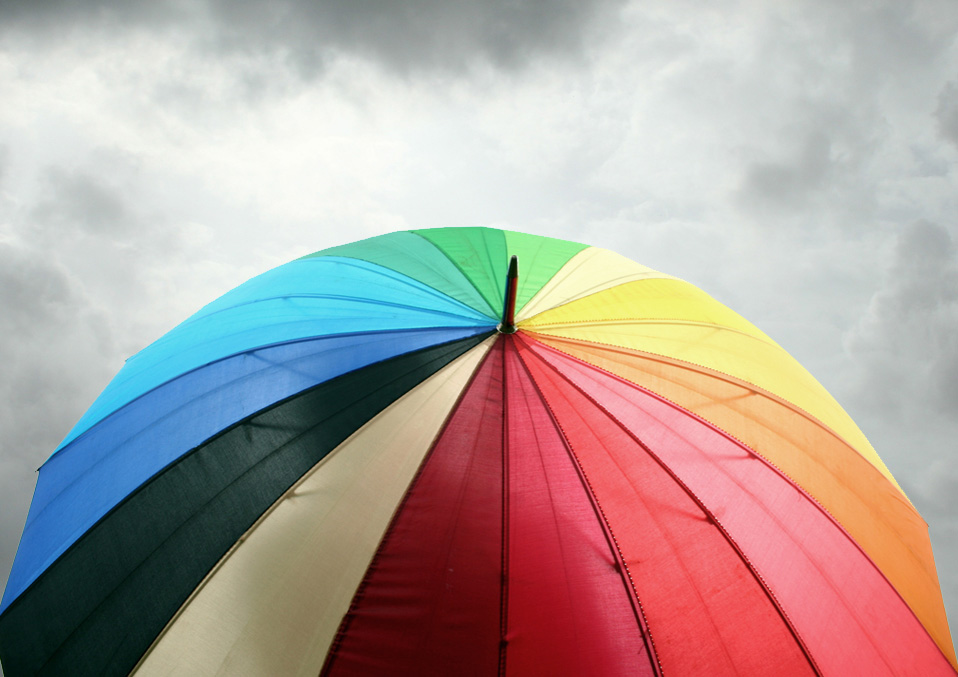
#> input picture Images/colorful_umbrella.jpg, 958 x 677 px
$ python opencv_ms_point_processing.py
#> lines starting #> are read from the running program, lines starting #| are printed output that depends on the picture
import cv2
import numpy as np
from matplotlib import pyplot as plt

pic = cv2.imread("./Images/colorful_umbrella.jpg",
                 cv2.IMREAD_UNCHANGED)  # color
#> pic is the input picture: shape (677, 958, 3); mean B, G, R 157.1, 161.5, 176.4
# pic = cv2.imread("./Images/New_Zealand_Lake.jpg", 0) #gray
# cv2.imshow('normal', pic)
pic = pic[:, :, ::-1]


def makeSubplot(pic, title='normal', x=2, y=2, i=1):
    plt.subplot(x, y, i),
    plt.imshow(pic),
    plt.title(title),
    plt.xticks([]), plt.yticks([])


makeSubplot(pic, 'normal', 2, 2, 1)

piclowercontrast = (pic/2).astype('uint8')
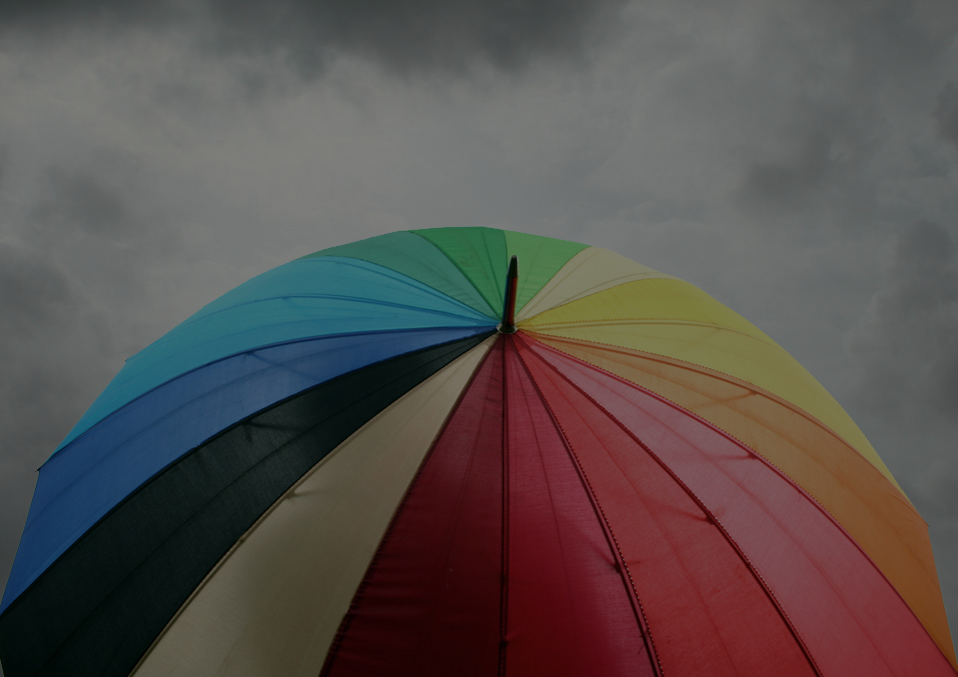
#> piclowercontrast: shape (677, 958, 3); mean R, G, B 88, 80.5, 78.3
makeSubplot(piclowercontrast, 'lower contrast', 2, 2, 2)

to_add = 100
# piclighter = pic
# piclighter[piclighter > (255-to_add)] = 255 - to_add
# piclighter += to_add
# makeSubplot(piclighter, 'lighter picture', 2, 2, 3)
piclighter = np.array(pic, dtype=np.uint64) + to_add
np.clip(piclighter, 0, 255, out=piclighter)
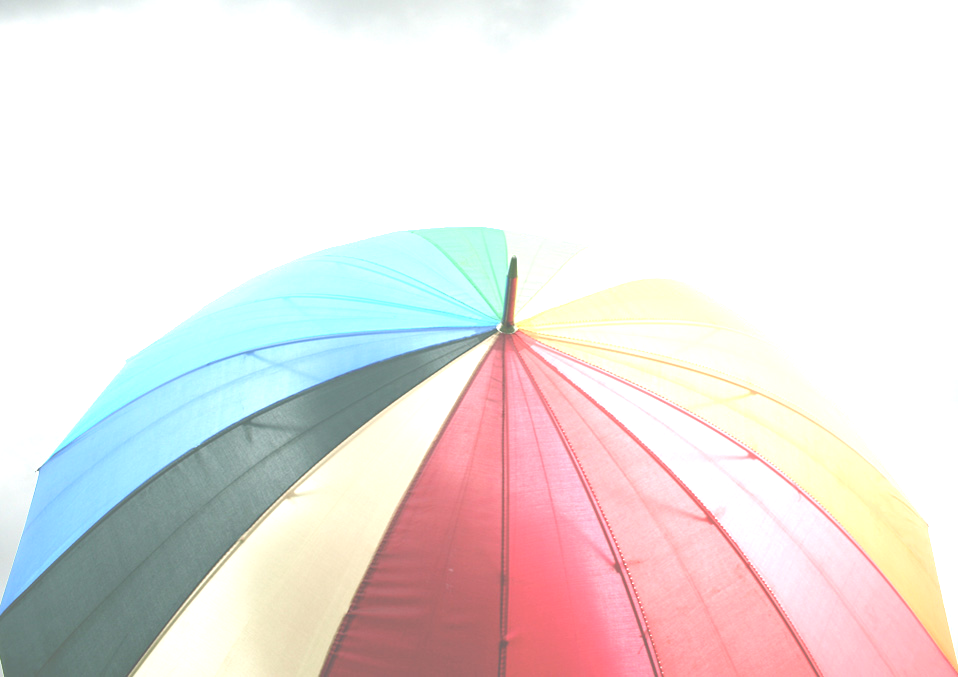
#> piclighter: shape (677, 958, 3) uint64; mean R, G, B 233.6, 226.7, 225.1
makeSubplot(piclighter.astype('uint8'), 'lighter picture', 2, 2, 3)

picinverted = 255-pic
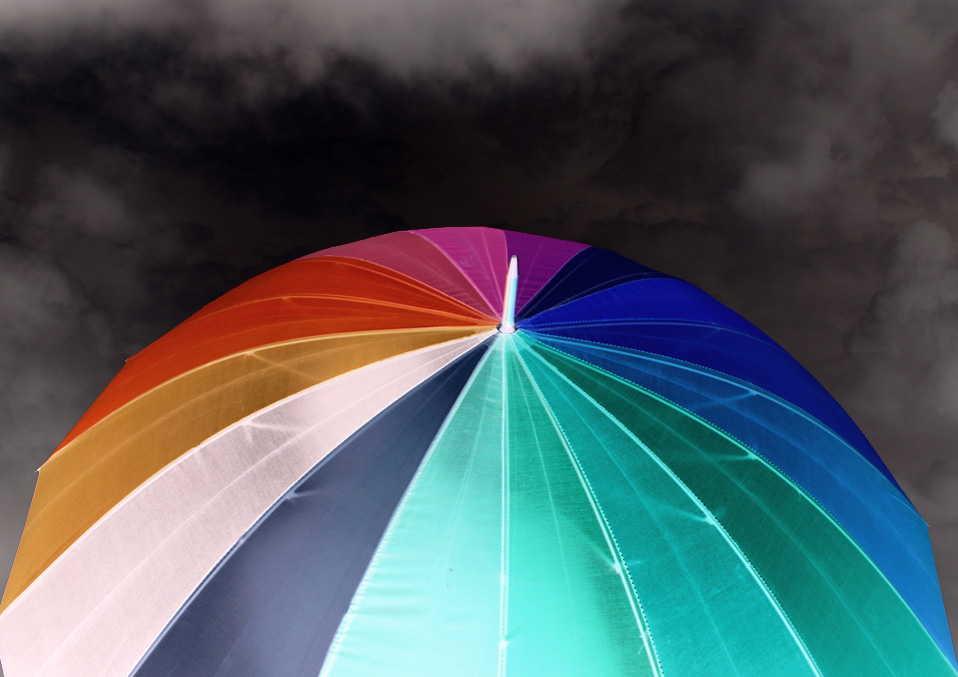
#> picinverted: shape (677, 958, 3); mean R, G, B 78.6, 93.5, 97.9
makeSubplot(picinverted, 'inverted picture', 2, 2, 4)

plt.show()
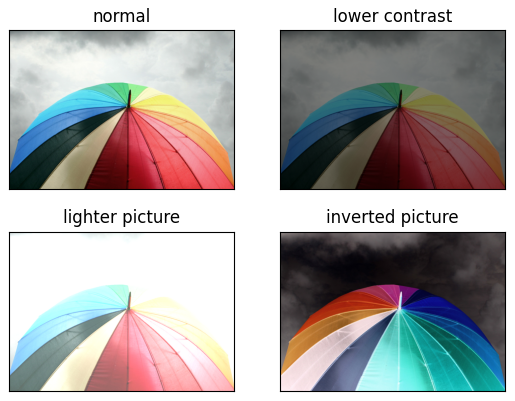
#> figure drawn by matplotlib, 4 panels
cv2.waitKey(0)
cv2.destroyAllWindows()

$ run again, with Images/New_Zealand_Lake.jpg copied over Images/colorful_umbrella.jpg
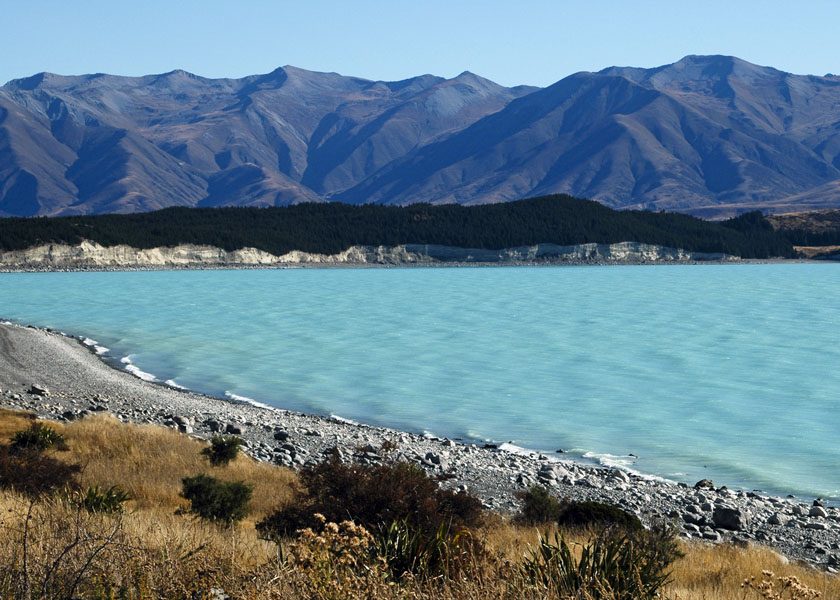
#> input picture Images/New_Zealand_Lake.jpg, 840 x 600 px
#> pic is the input picture: shape (600, 840, 3); mean B, G, R 140.2, 126.7, 100.9
#> `picinverted = 255-pic`:
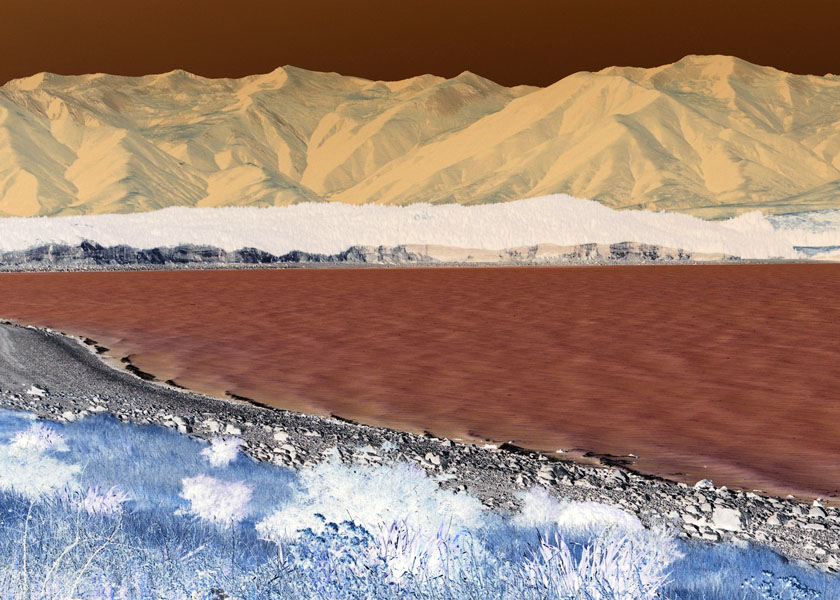
#> picinverted: shape (600, 840, 3); mean R, G, B 154.1, 128.3, 114.8
#> `plt.show()`:
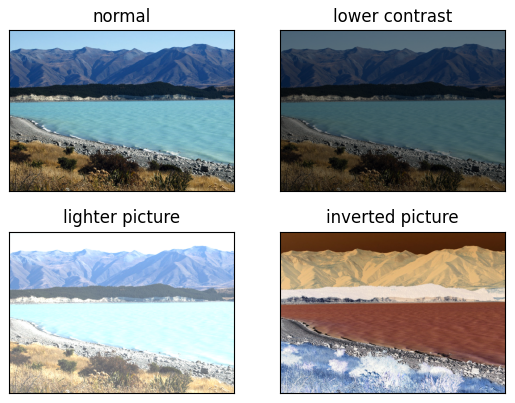
#> figure drawn by matplotlib, 4 panels

$ run again, with Images/canada.jpg copied over Images/colorful_umbrella.jpg
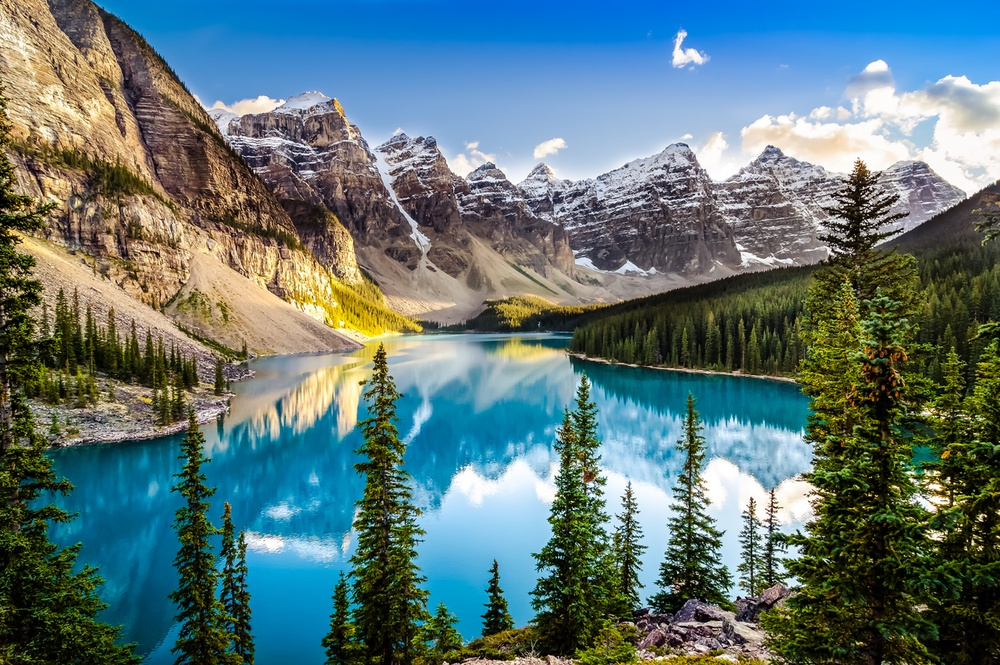
#> input picture Images/canada.jpg, 1000 x 665 px, shrunk from 1255 x 835 before the run
#> pic is the input picture: shape (665, 1000, 3); mean B, G, R 118.6, 117.9, 93.8
#> `picinverted = 255-pic`:
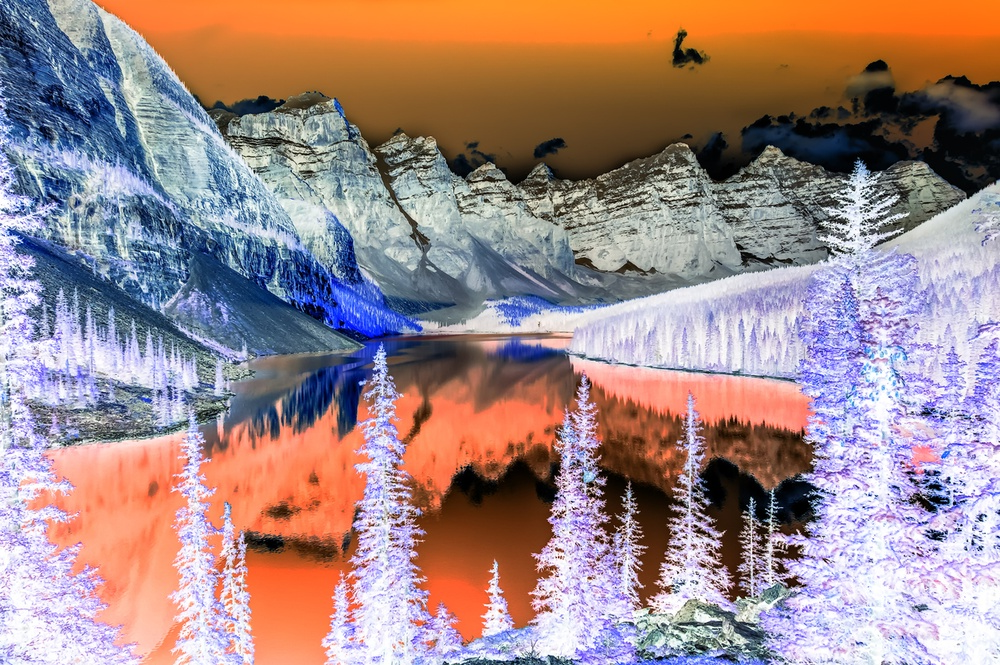
#> picinverted: shape (665, 1000, 3); mean R, G, B 161.2, 137.1, 136.4
#> `plt.show()`:
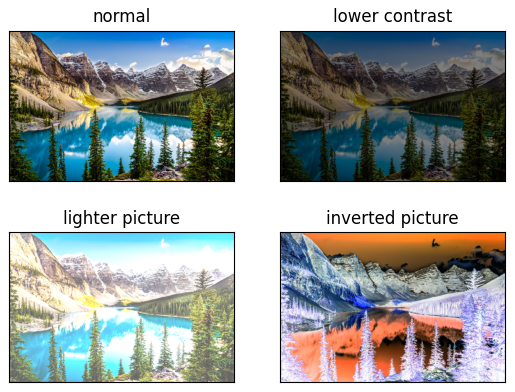
#> figure drawn by matplotlib, 4 panels
